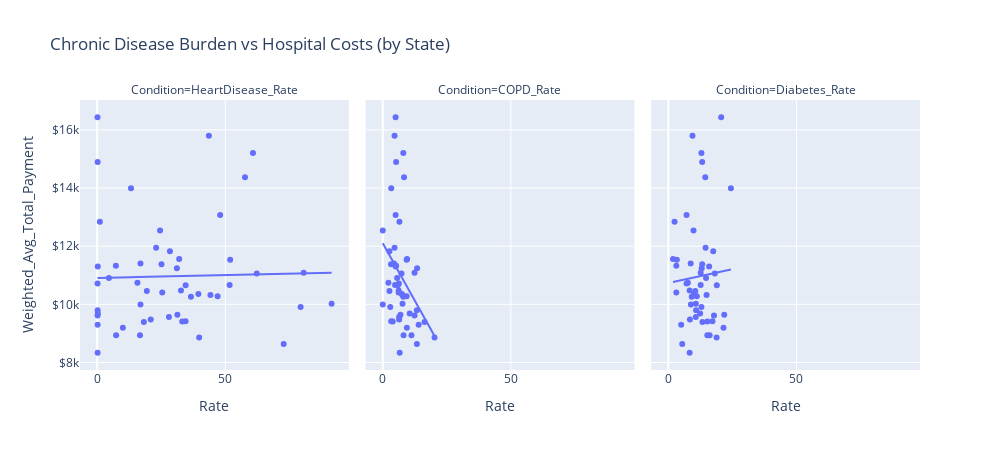

Here is the notebook cell this chart was saved with:
### Code cell
import plotly.express as px

long = merged_ds.melt(
    id_vars=["State","Weighted_Avg_Total_Payment"],
    value_vars=["HeartDisease_Rate","COPD_Rate","Diabetes_Rate"],
    var_name="Condition", value_name="Rate"
)

px.scatter(
    long, x="Rate", y="Weighted_Avg_Total_Payment",
    facet_col="Condition", trendline="ols", height=450, width=1000,
    title="Chronic Disease Burden vs Hospital Costs (by State)",
    hover_name="State"
).update_yaxes(tickprefix="$")

### Figure 1 — Plotly figure (JSON) as saved in the notebook; plotly's stock layout.template omitted (floating-point values rounded to 4 significant figures)
{"data": [{"hovertemplate": "<b>%{hovertext}</b><br><br>Condition=HeartDisease_Rate<br>Rate=%{x}<br>Weighted_Avg_Total_Payment=%{y}<extra></extra>", "hovertext": ["AK", "AL", "AR", "AZ", "CA", "CO", "CT", "DC", "DE", "FL", "GA", "HI", "IA", "ID", "IL", "IN", "KS", "KY", "LA", "MA", "MD", "ME", "MI", "MN", "MO", "MS", "MT", "NC", "ND", "NE", "NH", "NJ", "NM", "NV", "NY", "OH", "OK", "OR", "PA", "RI", "SC", "SD", "TN", "TX", "UT", "VA", "VT", "WA", "WI", "WV", "WY"], "legendgroup": "", "marker": {"color": "#636efa", "symbol": "circle"}, "mode": "markers", "name": "", "orientation": "v", "showlegend": false, "type": "scatter", "x": [0.1129, 10.02, 72.8, 19.38, 13.2, 15.7, 48.0, 60.8, 62.3, 0.1784, 80.6, 43.6, 7.389, 25.4, 4.579, 34.5, 28.0, 39.8, 33.2, 28.4, 0.1652, 51.9, 36.6, 7.291, 0.141, 16.72, 20.9, 44.2, 31.3, 16.9, 39.5, 23.0, 51.7, 32.0, 57.7, 91.5, 18.21, 24.55, 34.52, 31.1, 79.4, 0.153, 0.248, 0.2309, 16.9, 47.0, 0.169, 25.1, 32.7, 0.1755, 1.041], "xaxis": "x", "y": [16440.0, 9199.0, 8638.0, 10460.0, 13990.0, 10740.0, 13070.0, 15210.0, 11060.0, 9796.0, 11080.0, 15800.0, 8941.0, 10410.0, 10900.0, 9416.0, 9562.0, 8856.0, 9409.0, 11830.0, 14890.0, 11530.0, 10260.0, 11320.0, 9616.0, 8939.0, 9482.0, 10320.0, 9644.0, 9994.0, 10350.0, 11950.0, 10660.0, 11560.0, 14370.0, 10020.0, 9391.0, 12540.0, 10660.0, 11250.0, 9907.0, 10720.0, 9685.0, 11300.0, 11400.0, 10280.0, 8336.0, 11380.0, 10480.0, 9295.0, 12840.0], "yaxis": "y"}, {"hovertemplate": "<b>OLS trendline</b><br>Weighted_Avg_Total_Payment = 1.98097 * Rate + 10907.6<br>R<sup>2</sup>=0.000623<br><br>Condition=HeartDisease_Rate<br>Rate=%{x}<br>Weighted_Avg_Total_Payment=%{y} <b>(trend)</b><extra></extra>", "legendgroup": "", "marker": {"color": "#636efa", "symbol": "circle"}, "mode": "lines", "name": "", "showlegend": false, "type": "scatter", "x": [0.1129, 0.141, 0.153, 0.1652, 0.169, 0.1755, 0.1784, 0.2309, 0.248, 1.041, 4.579, 7.291, 7.389, 10.02, 13.2, 15.7, 16.72, 16.9, 16.9, 18.21, 19.38, 20.9, 23.0, 24.55, 25.1, 25.4, 28.0, 28.4, 31.1, 31.3, 32.0, 32.7, 33.2, 34.5, 34.52, 36.6, 39.5, 39.8, 43.6, 44.2, 47.0, 48.0, 51.7, 51.9, 57.7, 60.8, 62.3, 72.8, 79.4, 80.6, 91.5], "xaxis": "x", "y": [10910.0, 10910.0, 10910.0, 10910.0, 10910.0, 10910.0, 10910.0, 10910.0, 10910.0, 10910.0, 10920.0, 10920.0, 10920.0, 10930.0, 10930.0, 10940.0, 10940.0, 10940.0, 10940.0, 10940.0, 10950.0, 10950.0, 10950.0, 10960.0, 10960.0, 10960.0, 10960.0, 10960.0, 10970.0, 10970.0, 10970.0, 10970.0, 10970.0, 10980.0, 10980.0, 10980.0, 10990.0, 10990.0, 10990.0, 11000.0, 11000.0, 11000.0, 11010.0, 11010.0, 11020.0, 11030.0, 11030.0, 11050.0, 11060.0, 11070.0, 11090.0], "yaxis": "y"}, {"hovertemplate": "<b>%{hovertext}</b><br><br>Condition=COPD_Rate<br>Rate=%{x}<br>Weighted_Avg_Total_Payment=%{y}<extra></extra>", "hovertext": ["AK", "AL", "AR", "AZ", "CA", "CO", "CT", "DC", "DE", "FL", "GA", "HI", "IA", "ID", "IL", "IN", "KS", "KY", "LA", "MA", "MD", "ME", "MI", "MN", "MO", "MS", "MT", "NC", "ND", "NE", "NH", "NJ", "NM", "NV", "NY", "OH", "OK", "OR", "PA", "RI", "SC", "SD", "TN", "TX", "UT", "VA", "VT", "WA", "WI", "WV", "WY"], "legendgroup": "", "marker": {"color": "#636efa", "symbol": "circle"}, "mode": "markers", "name": "", "orientation": "v", "showlegend": false, "type": "scatter", "x": [5.0, 9.4, 13.3, 2.6, 3.3, 2.2, 5.0, 8.0, 7.3, 13.3, 12.4, 4.6, 8.1, 6.2, 5.6, 3.3, 6.4, 20.2, 3.9, 2.6, 5.2, 9.3, 8.0, 5.2, 12.4, 11.2, 6.4, 7.7, 6.9, 0.0, 7.4, 4.6, 4.8, 9.5, 8.3, 7.7, 16.3, 0.0, 5.9, 13.4, 2.9, 6.3, 10.5, 5.0, 4.4, 9.3, 6.6, 3.2, 6.2, 14.0, 6.5], "xaxis": "x2", "y": [16440.0, 9199.0, 8638.0, 10460.0, 13990.0, 10740.0, 13070.0, 15210.0, 11060.0, 9796.0, 11080.0, 15800.0, 8941.0, 10410.0, 10900.0, 9416.0, 9562.0, 8856.0, 9409.0, 11830.0, 14890.0, 11530.0, 10260.0, 11320.0, 9616.0, 8939.0, 9482.0, 10320.0, 9644.0, 9994.0, 10350.0, 11950.0, 10660.0, 11560.0, 14370.0, 10020.0, 9391.0, 12540.0, 10660.0, 11250.0, 9907.0, 10720.0, 9685.0, 11300.0, 11400.0, 10280.0, 8336.0, 11380.0, 10480.0, 9295.0, 12840.0], "yaxis": "y2"}, {"hovertemplate": "<b>OLS trendline</b><br>Weighted_Avg_Total_Payment = -158.238 * Rate + 12105.5<br>R<sup>2</sup>=0.116881<br><br>Condition=COPD_Rate<br>Rate=%{x}<br>Weighted_Avg_Total_Payment=%{y} <b>(trend)</b><extra></extra>", "legendgroup": "", "marker": {"color": "#636efa", "symbol": "circle"}, "mode": "lines", "name": "", "showlegend": false, "type": "scatter", "x": [0.0, 0.0, 2.2, 2.6, 2.6, 2.9, 3.2, 3.3, 3.3, 3.9, 4.4, 4.6, 4.6, 4.8, 5.0, 5.0, 5.0, 5.2, 5.2, 5.6, 5.9, 6.2, 6.2, 6.3, 6.4, 6.4, 6.5, 6.6, 6.9, 7.3, 7.4, 7.7, 7.7, 8.0, 8.0, 8.1, 8.3, 9.3, 9.3, 9.4, 9.5, 10.5, 11.2, 12.4, 12.4, 13.3, 13.3, 13.4, 14.0, 16.3, 20.2], "xaxis": "x2", "y": [12110.0, 12110.0, 11760.0, 11690.0, 11690.0, 11650.0, 11600.0, 11580.0, 11580.0, 11490.0, 11410.0, 11380.0, 11380.0, 11350.0, 11310.0, 11310.0, 11310.0, 11280.0, 11280.0, 11220.0, 11170.0, 11120.0, 11120.0, 11110.0, 11090.0, 11090.0, 11080.0, 11060.0, 11010.0, 10950.0, 10930.0, 10890.0, 10890.0, 10840.0, 10840.0, 10820.0, 10790.0, 10630.0, 10630.0, 10620.0, 10600.0, 10440.0, 10330.0, 10140.0, 10140.0, 10000.0, 10000.0, 9985.0, 9890.0, 9526.0, 8909.0], "yaxis": "y2"}, {"hovertemplate": "<b>%{hovertext}</b><br><br>Condition=Diabetes_Rate<br>Rate=%{x}<br>Weighted_Avg_Total_Payment=%{y}<extra></extra>", "hovertext": ["AK", "AL", "AR", "AZ", "CA", "CO", "CT", "DC", "DE", "FL", "GA", "HI", "IA", "ID", "IL", "IN", "KS", "KY", "LA", "MA", "MD", "ME", "MI", "MN", "MO", "MS", "MT", "NC", "ND", "NE", "NH", "NJ", "NM", "NV", "NY", "OH", "OK", "OR", "PA", "RI", "SC", "SD", "TN", "TX", "UT", "VA", "VT", "WA", "WI", "WV", "WY"], "legendgroup": "", "marker": {"color": "#636efa", "symbol": "circle"}, "mode": "markers", "name": "", "orientation": "v", "showlegend": false, "type": "scatter", "x": [20.6, 21.5, 5.4, 10.5, 24.4, 7.6, 7.1, 12.9, 18.1, 10.8, 12.6, 9.4, 15.2, 3.1, 14.7, 17.2, 10.7, 18.8, 15.2, 17.5, 13.2, 3.3, 9.1, 3.1, 17.8, 16.1, 8.4, 14.9, 21.8, 8.8, 10.0, 14.5, 12.6, 1.8, 14.4, 10.7, 13.3, 9.8, 18.9, 13.0, 12.9, 7.1, 12.4, 15.9, 8.7, 11.1, 8.3, 13.2, 8.3, 5.0, 2.4], "xaxis": "x3", "y": [16440.0, 9199.0, 8638.0, 10460.0, 13990.0, 10740.0, 13070.0, 15210.0, 11060.0, 9796.0, 11080.0, 15800.0, 8941.0, 10410.0, 10900.0, 9416.0, 9562.0, 8856.0, 9409.0, 11830.0, 14890.0, 11530.0, 10260.0, 11320.0, 9616.0, 8939.0, 9482.0, 10320.0, 9644.0, 9994.0, 10350.0, 11950.0, 10660.0, 11560.0, 14370.0, 10020.0, 9391.0, 12540.0, 10660.0, 11250.0, 9907.0, 10720.0, 9685.0, 11300.0, 11400.0, 10280.0, 8336.0, 11380.0, 10480.0, 9295.0, 12840.0], "yaxis": "y3"}, {"hovertemplate": "<b>OLS trendline</b><br>Weighted_Avg_Total_Payment = 19.204 * Rate + 10733.1<br>R<sup>2</sup>=0.002954<br><br>Condition=Diabetes_Rate<br>Rate=%{x}<br>Weighted_Avg_Total_Payment=%{y} <b>(trend)</b><extra></extra>", "legendgroup": "", "marker": {"color": "#636efa", "symbol": "circle"}, "mode": "lines", "name": "", "showlegend": false, "type": "scatter", "x": [1.8, 2.4, 3.1, 3.1, 3.3, 5.0, 5.4, 7.1, 7.1, 7.6, 8.3, 8.3, 8.4, 8.7, 8.8, 9.1, 9.4, 9.8, 10.0, 10.5, 10.7, 10.7, 10.8, 11.1, 12.4, 12.6, 12.6, 12.9, 12.9, 13.0, 13.2, 13.2, 13.3, 14.4, 14.5, 14.7, 14.9, 15.2, 15.2, 15.9, 16.1, 17.2, 17.5, 17.8, 18.1, 18.8, 18.9, 20.6, 21.5, 21.8, 24.4], "xaxis": "x3", "y": [10770.0, 10780.0, 10790.0, 10790.0, 10800.0, 10830.0, 10840.0, 10870.0, 10870.0, 10880.0, 10890.0, 10890.0, 10890.0, 10900.0, 10900.0, 10910.0, 10910.0, 10920.0, 10930.0, 10930.0, 10940.0, 10940.0, 10940.0, 10950.0, 10970.0, 10980.0, 10980.0, 10980.0, 10980.0, 10980.0, 10990.0, 10990.0, 10990.0, 11010.0, 11010.0, 11020.0, 11020.0, 11030.0, 11030.0, 11040.0, 11040.0, 11060.0, 11070.0, 11070.0, 11080.0, 11090.0, 11100.0, 11130.0, 11150.0, 11150.0, 11200.0], "yaxis": "y3"}], "layout": {"annotations": [{"font": {}, "showarrow": false, "text": "Condition=HeartDisease_Rate", "x": 0.16, "xanchor": "center", "xref": "paper", "y": 1, "yanchor": "bottom", "yref": "paper"}, {"font": {}, "showarrow": false, "text": "Condition=COPD_Rate", "x": 0.5, "xanchor": "center", "xref": "paper", "y": 1, "yanchor": "bottom", "yref": "paper"}, {"font": {}, "showarrow": false, "text": "Condition=Diabetes_Rate", "x": 0.84, "xanchor": "center", "xref": "paper", "y": 1, "yanchor": "bottom", "yref": "paper"}], "height": 450, "legend": {"tracegroupgap": 0}, "title": {"text": "Chronic Disease Burden vs Hospital Costs (by State)"}, "width": 1000, "xaxis": {"anchor": "y", "domain": [0, 0.32], "title": {"text": "Rate"}}, "xaxis2": {"anchor": "y2", "domain": [0.34, 0.66], "matches": "x", "title": {"text": "Rate"}}, "xaxis3": {"anchor": "y3", "domain": [0.68, 1.0], "matches": "x", "title": {"text": "Rate"}}, "yaxis": {"anchor": "x", "domain": [0, 1], "tickprefix": "$", "title": {"text": "Weighted_Avg_Total_Payment"}}, "yaxis2": {"anchor": "x2", "domain": [0, 1], "matches": "y", "showticklabels": false, "tickprefix": "$"}, "yaxis3": {"anchor": "x3", "domain": [0, 1], "matches": "y", "showticklabels": false, "tickprefix": "$"}}}
